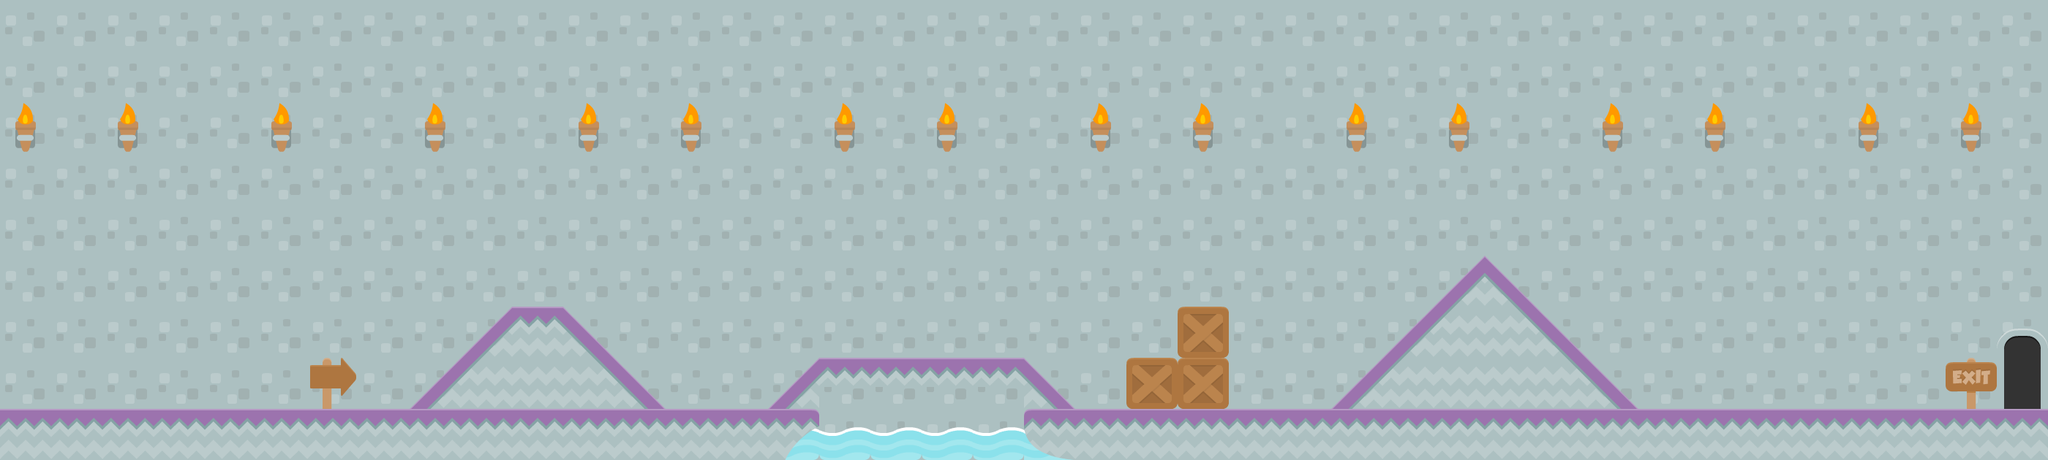

A 2D game scene composited from a Tiled map and its tileset images. What follows is a short description and the map's XML, with each tile layer's data collapsed to a summary:
An orthogonal 40x9 tile map with 70x70 px tiles, 4 tile layers (background3, background2, background1, foreground1), 1 hidden layer not drawn, 2 tilesets.

<map version="1.0" orientation="orthogonal" renderorder="right-down" width="40" height="9" tilewidth="70" tileheight="70" backgroundcolor="#a7efef">
 <tileset firstgid="1" name="background-tiles" tilewidth="70" tileheight="70">
  <image source="../img/background-tiles.png" width="910" height="910" />
 </tileset>
 <tileset firstgid="170" name="meta-tiles" tilewidth="70" tileheight="70">
  <image source="../img/meta-tiles.png" width="350" height="70" />
  <tile id="1">
   <properties>
    <property name="type" value="lslope" />
   </properties>
  </tile>
  <tile id="3">
   <properties>
    <property name="type" value="rslope" />
   </properties>
  </tile>
  <tile id="4">
   <properties>
    <property name="type" value="solid" />
   </properties>
  </tile>
 </tileset>
 <layer name="background3" width="40" height="9">
  <data>[360 cells, 2 non-empty, 1 distinct tile ids]</data>
 </layer>
 <layer name="background2" width="40" height="9">
  <data>[360 cells, 360 non-empty, 3 distinct tile ids]</data>
 </layer>
 <layer name="background1" width="40" height="9">
  <data>[360 cells, 84 non-empty, 13 distinct tile ids]</data>
 </layer>
 <layer name="collision" width="40" height="9" visible="0" opacity="0.47">
  <properties>
   <property name="type" value="solid" />
  </properties>
  <data>[360 cells, 62 non-empty, 3 distinct tile ids]</data>
 </layer>
 <layer name="foreground1" width="40" height="9">
  <data>[360 cells, 5 non-empty, 3 distinct tile ids]</data>
 </layer>
</map>
